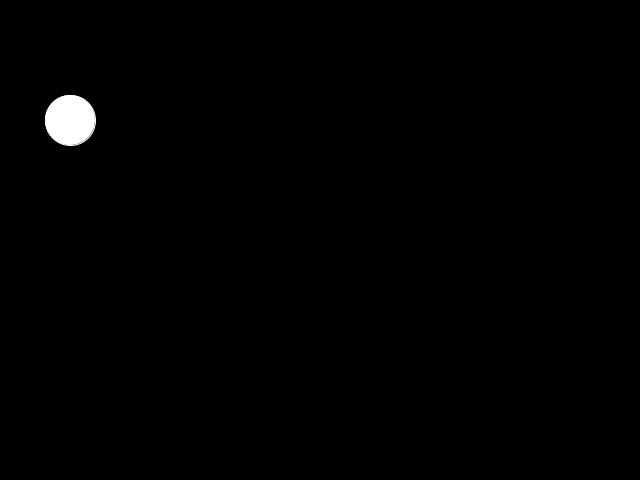
Frame 1 (no input)
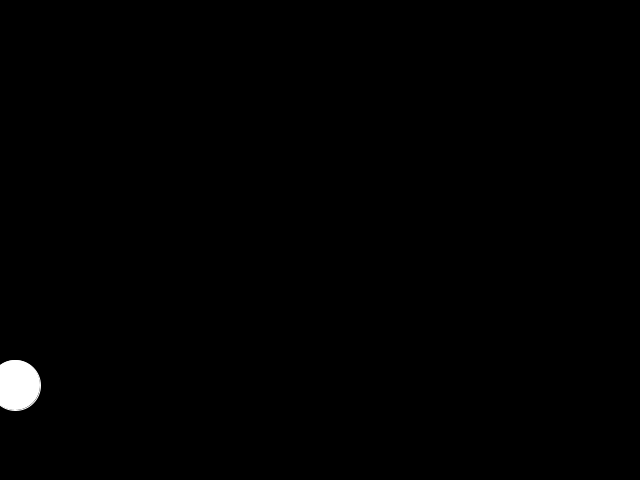
Frame 60 (the mouse pressed at the canvas centre just before this capture)
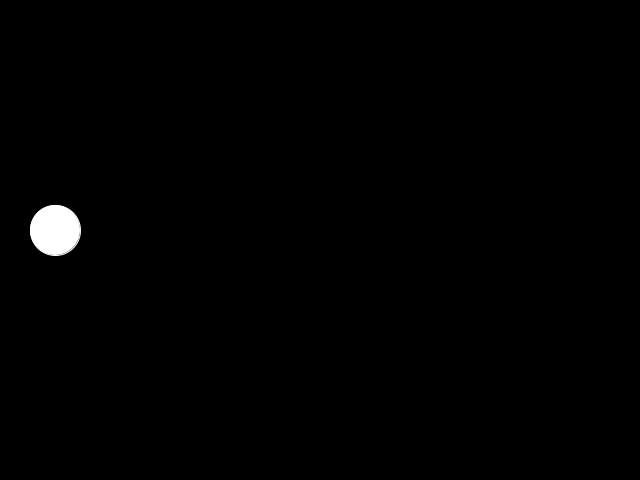
Frame 120 (the mouse held since frame 60 and released just before this capture)

The Processing sketch that drew these frames (run headless with seeded random() and noise(); from frame 60 on, the mouse is pressed at the canvas centre):

// Processing sketch: processing_102430
// ── processing_102430.pde


Point center;
int diameter=50;
float speed=20.0;
Point direction;

void setup(){
 size(640,480);
 background(0);
 stroke(255);
 frameRate(25);
 direction=new Point(1,1);
 center=new Point(50,100);
}


void draw(){
  background(0);
  drawCircle();
  
}

void drawCircle(){
  int x,y;
  //setNewCenter(center,speed)
  center=setNewCenter(center,diameter,speed,direction);
  ellipse(center.getX(),center.getY(),diameter,diameter); 
}



Point setNewCenter(Point center, int diameter, float speed, Point direction){
  boolean move=true;

  float speedX=speed*direction.getX();
  float speedY=speed*direction.getY();
  float x,y, radius;
  radius=diameter/2;
  float dirX=direction.getX();
  float dirY=direction.getY();
  x=center.getX()+speedX;
  y=center.getY()+speedY;
  if (direction.getX()==1){
    if (x>width){
      x=width-radius;
      dirX=dirX*-1;
    }
  }else if (dirX==-1){
    if (x<0){
      x=radius;
      dirX=dirX*-1;
    }
  }
  if (dirY==1){
    if (y>height){
      y=height-diameter;
      dirY=dirY*-1;
    }
  }else if (dirY==-1){
    if (y<0){
      y=radius;
      dirY=dirY*-1;
    } 
  }
  direction.setX(dirX);
  direction.setY(dirY);
  return new Point(x,y);
 
}

/*
Point setNewCenter(Point center,float speed){
  float x,y;
  int dirX=direction.getX();
  int dirY=direction.getY();
  float speedX=speed*dirX;
  float speedY=speed*dirY;
  
  Point newCenter;
  if (canMove(center, diameter, speed, direction){
    x=center.getX()+speedX;
    y=center.getY()+speedY;
    newCenter=new Point(x,y);
  }else{
    if (dirX==1){
      
  }
}*/


public class Point {
  private float x;
  private float y;
  
  public Point(float x, float y) {
    super();
    this.x = x;
    this.y = y;
  }
  

  public float getX() {
    return x;
  }
  public void setX(float x) {
    this.x = x;
  }
  public float getY() {
    return y;
  }
  public void setY(float y) {
    this.y = y;
  }
}
